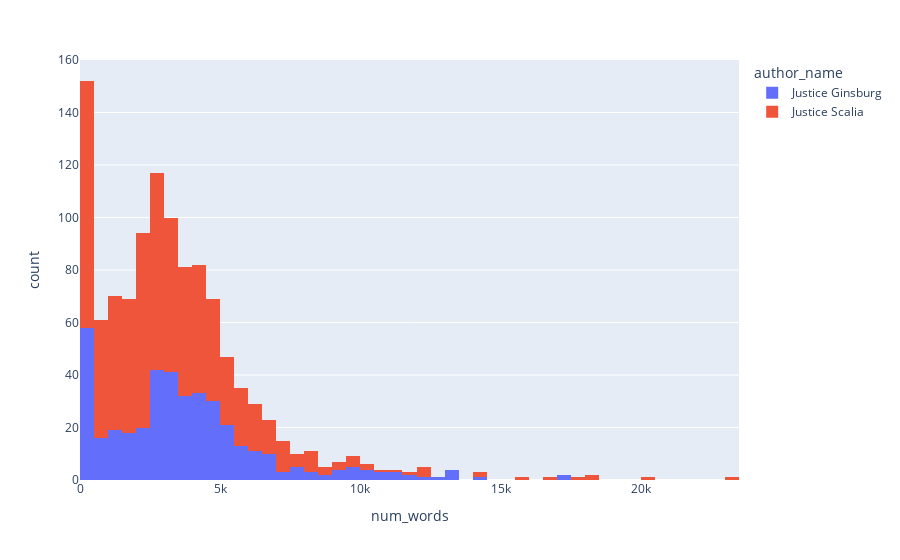

Source (notebook cell):
### Code cell
px.histogram(rbg_scalia, "num_words", color = "author_name")

### Figure 1 — Plotly figure (JSON) as saved in the notebook; plotly's stock layout.template omitted (floating-point values rounded to 4 significant figures; data arrays with more than 128 entries replaced by an {"elided": "..."} marker saying what was removed)
{"data": [{"alignmentgroup": "True", "bingroup": "x", "hovertemplate": "author_name=Justice Ginsburg<br>num_words=%{x}<br>count=%{y}<extra></extra>", "legendgroup": "Justice Ginsburg", "marker": {"color": "#636efa"}, "name": "Justice Ginsburg", "offsetgroup": "Justice Ginsburg", "orientation": "v", "showlegend": true, "type": "histogram", "x": {"elided": "407 int values"}, "xaxis": "x", "yaxis": "y"}, {"alignmentgroup": "True", "bingroup": "x", "hovertemplate": "author_name=Justice Scalia<br>num_words=%{x}<br>count=%{y}<extra></extra>", "legendgroup": "Justice Scalia", "marker": {"color": "#EF553B"}, "name": "Justice Scalia", "offsetgroup": "Justice Scalia", "orientation": "v", "showlegend": true, "type": "histogram", "x": {"elided": "718 int values"}, "xaxis": "x", "yaxis": "y"}], "layout": {"autosize": true, "barmode": "relative", "legend": {"title": {"text": "author_name"}, "tracegroupgap": 0}, "margin": {"t": 60}, "xaxis": {"anchor": "y", "autorange": true, "domain": [0, 1], "range": [-0.5, 23500.0], "title": {"text": "num_words"}, "type": "linear"}, "yaxis": {"anchor": "x", "autorange": true, "domain": [0, 1], "range": [0, 160], "title": {"text": "count"}}}}
